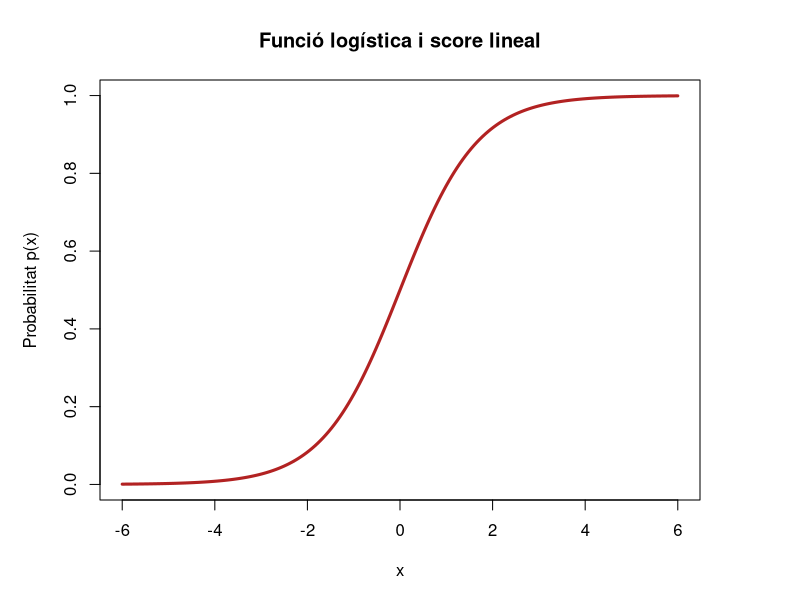

Write the R code that produced this figure. (Note: this script raises an error after producing the figure.)
## ---- chunk 1
# Paràmetres del model logístic
beta0 <- 0
beta1 <- 1.2

# Seqüència de valors del predictor
x <- seq(-6, 6, length.out = 200)

# Funció logística
logistic <- function(z) 1 / (1 + exp(-z))

# Score lineal
eta <- beta0 + beta1 * x

# Probabilitat logística
p <- logistic(eta)

# --- Gràfic ---
par(mar = c(5,5,4,5))   # marge ampliat per al segon eix

plot(x, p, type = "l", lwd = 3, col = "firebrick",
     ylim = c(0,1),
     xlab = "x",
     ylab = "Probabilitat p(x)",
     main = "Funció logística i score lineal")
## ---- chunk 2
set.seed(123)

n <- 150
BLA_expr <- round(runif(n, 0, 10), 2)  # expressió entre 0 i 10

# Paràmetres reals del sistema
beta0 <- -4         # odds base molt baixes sense enzim
beta1 <- 0.75       # cada unitat de BLA multiplica odds per exp(0.75) ≈ 2.12

# Probabilitat logística real
p <- 1 / (1 + exp(-(beta0 + beta1 * BLA_expr)))

# Variable resposta (Bernoulli)
superviv <- rbinom(n, 1, p)

df <- data.frame(BLA_expr, superviv)

write.csv(df, "datasets/regressio/Ecoli.csv", row.names = FALSE)
## ---- chunk 3
df <- read.csv("datasets/regressio/Ecoli.csv")
str(df)
## ---- chunk 4
plot(df$BLA_expr, df$superviv,
     pch=19, col=rgb(0,0,1,0.5),
     xlab=expression("Expressió de " * beta * "-lactamasa"),
     ylab="supervivència (0/1)",
     main="supervivència vs expressió BLA en E. coli")

## ---- chunk 5
model <- glm(superviv ~ BLA_expr, data=df, family=binomial)
summary(model)
## ---- chunk 6
coefs <- coef(model)
K = exp(coefs[['BLA_expr']])
K
## ---- chunk 7
plot(df$BLA_expr, df$superviv,
     pch=19, col=rgb(0,0,1,0.4),
     xlab=expression("Expressió de " * beta * "-lactamasa"),
     ylab="supervivència",
     main="Regressió logística")

xseq <- seq(0,10,length=200)
pred <- predict(model, newdata=data.frame(BLA_expr=xseq), type="response")

lines(xseq, pred, col="firebrick", lwd=3)
## ---- chunk 8
new <- data.frame(BLA_expr = 5)
prob <- predict(model, new, type = "response")
prob
## ---- chunk 9
log_odds <- predict(model, new)
## ---- chunk 10
vals <- data.frame(BLA_expr = c(1, 3, 5, 7))
probs <- predict(model, vals, type = "response")
probs
## ---- chunk 11
pred_class <- ifelse(probs >= 0.5, 1, 0)
pred_class
## ---- chunk 12
# Probabilitats predites pel model
df$probs <- predict(model, type = "response")

# Classificació binària amb llindar 0.5
df$class <- ifelse(df$probs >= 0.5, 1, 0)

# Matriu de confusió
cm <- table(Predicció = df$class, Real = df$superviv)
cm
## ---- chunk 13
# Extreure TP, TN, FP, FN
TP <- cm["1", "1"]
TN <- cm["0", "0"]
FP <- cm["1", "0"]
FN <- cm["0", "1"]
## ---- chunk 14
accuracy <- (TP + TN) / sum(cm)
sensibilitat <- TP / (TP + FN)
especificitat <- TN / (TN + FP)
precisio <- TP / (TP + FP)

# Mostrar resultats
performance <- c(
  Accuracy = accuracy,
  Sensibilitat = sensibilitat,
  Especificitat = especificitat,
  Precisio = precisio
)

performance
## ---- chunk 15
# Instal·lar pROC si no està instal·lat
# install.packages("pROC")

library(pROC)

# Calcular objecte ROC
roc_obj <- roc(response = df$superviv, predictor = df$probs)
## ---- chunk 16
plot(roc_obj,
     legacy.axes = TRUE,
     col = "firebrick",
     lwd = 3,
     asp = .5,
     main = "Corba ROC per al model logístic")
## ---- chunk 17
# Calcular AUC
auc(roc_obj)

## ---- chunk 18
set.seed(123)

n <- 350

# Predictors (en català)

BLA_expr <- round(runif(n, 0, 10), 2)  # predictor continu
nivell_amp    <- factor(sample(c("baix", "alt"), n, replace=TRUE))
taxa_creixement <- round(rnorm(n, mean = 1, sd = 0.3), 2)                 # continu
condicio_stress <- factor(sample(c("cap", "oxidatiu"), n, replace=TRUE))

# Paràmetres "reals"

beta0 <- -3.5
beta1 <- 0.6                     # efecte de l'expressió BLA
beta2 <- -2                      # efecte de nivell alt d'ampicil·lina
beta3 <- 1.2                     # efecte positiu de la taxa de creixement
beta4 <- -1.5                    # estrès oxidatiu redueix supervivència

eta <- beta0 +
beta1 * BLA_expr +
beta2 * (nivell_amp == "alt") +
beta3 * taxa_creixement*0.1 +
beta4 * (condicio_stress == "oxidatiu")

p <- 1 / (1 + exp(-eta))
superviv <- rbinom(n, 1, p)

df <- data.frame(
BLA_expr,
nivell_amp,
taxa_creixement,
condicio_stress,
superviv
)

write.csv(df, "datasets/regressio/Ecoli_mult.csv", row.names = FALSE)
## ---- chunk 19
df <- read.csv("datasets/regressio/Ecoli_mult.csv")
str(df)
## ---- chunk 20
model_mult <- glm(superviv ~ BLA_expr + nivell_amp + 
                    taxa_creixement + condicio_stress,
                  data = df, family = binomial)

summary(model_mult)
## ---- chunk 21
xseq <- seq(0, 20, length.out = 200)

# Configurem dos panells

par(mfrow = c(2, 1))

for (stress in c("cap", "oxidatiu")) {

# Construïm el grid de prediccions

df_pred <- expand.grid(
BLA_expr     = xseq,
nivell_amp        = factor(c("baix", "alt"), levels = c("baix","alt")),
taxa_creixement   = mean(df$taxa_creixement),
condicio_stress   = stress
)

df_pred$prob <- predict(model_mult, df_pred, type = "response")

# Gràfic per al nivell d'estrès actual

plot(
df_pred$BLA_expr[df_pred$nivell_amp == "baix"],
df_pred$prob[df_pred$nivell_amp == "baix"],
type = "l", lwd = 3, col = "forestgreen",
ylim = c(0, 1),
xlab = "Expressió BLA",
ylab = "Probabilitat de supervivència",
main = paste("Estrès:", stress)
)

lines(
df_pred$BLA_expr[df_pred$nivell_amp == "alt"],
df_pred$prob[df_pred$nivell_amp == "alt"],
lwd = 3, col = "firebrick"
)

legend(
"bottomright",
legend = c("Ampicil·lina baixa", "Ampicil·lina alta"),
col = c("forestgreen", "firebrick"),
lwd = 3
)

}

# Tornem al mode de gràfic per defecte

par(mfrow = c(1, 1))
## ---- chunk 22
model_simple <- glm(superviv ~ BLA_expr + nivell_amp + 
                    condicio_stress,
                  data = df, family = binomial)
## ---- chunk 23
AIC(model_simple, model_mult)
## ---- chunk 24
df$probs_mult <- predict(model_mult, type = "response")
roc_mult <- roc(response = df$superviv, predictor = df$probs_mult)
auc_mult <- auc(roc_mult)
auc_mult

df$probs_simple <- predict(model_simple, type = "response")
roc_simple <- roc(response = df$superviv, predictor = df$probs_simple)
auc_simple <- auc(roc_simple)
auc_simple
## ---- chunk 25
plot(roc_simple,
     legacy.axes = TRUE,
     col = "steelblue",
     lwd = 3,
     asp = 0.5,
     main = "ROC: Model simple vs múltiple")

lines(roc_mult, col = "darkorange3", lwd = 3)
legend("bottomright",
       legend = c("Model simple", "Model múltiple"),
       col = c("steelblue", "darkorange3"), lwd = 3)
